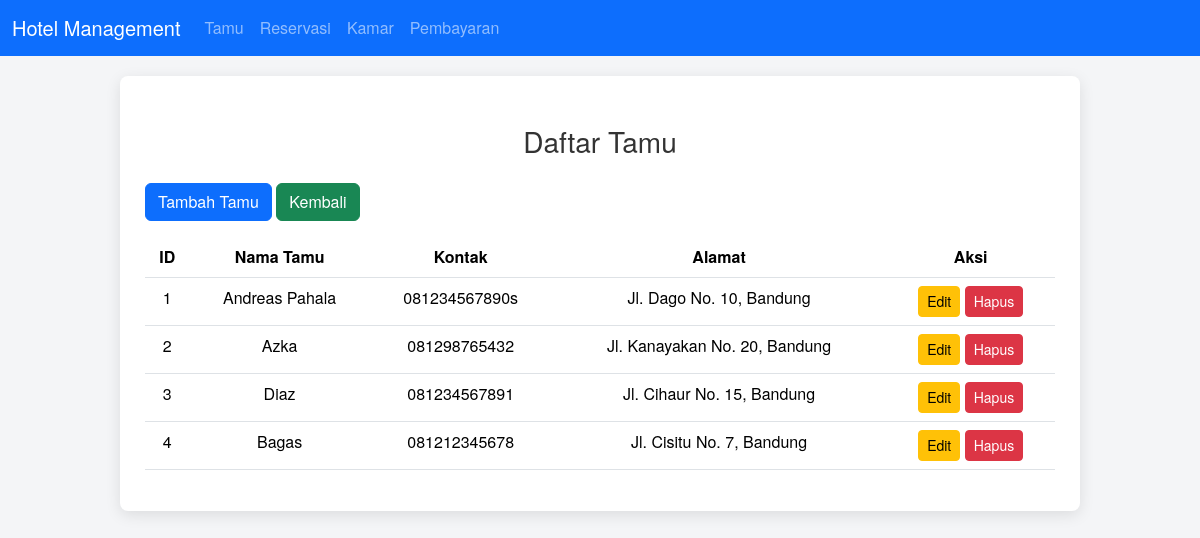
The page /tamu on the database its author committed.
### tables this page shows
CREATE TABLE `tamu` (
  `id_tamu` int NOT NULL,
  `nama_tamu` varchar(100) NOT NULL,
  `kontak_tamu` varchar(15) DEFAULT NULL,
  `alamat_tamu` text
);

### app/controllers/TamuController.php (called while the page is built, shortened)
<?php
include_once 'app/models/TamuModel.php';
class TamuController {
    private $model;
    public function __construct($db) {
        $this->model = new TamuModel($db);
    }
    public function index() {
        $result = $this->model->getAll();
        include 'app/views/tamu/index.php';
    }
}
?>

### app/models/TamuModel.php (called while the page is built, shortened)
<?php
class TamuModel {
    private $conn;
    private $table = 'tamu';
    public function __construct($db) {
        $this->conn = $db;
    }
    public function getAll() {
        $query = "SELECT * FROM " . $this->table;
        $stmt = $this->conn->prepare($query);
        $stmt->execute();
        return $stmt;
    }
}
?>

### app/views/tamu/index.php (the view)
<?php include 'app/templates/header.php'; ?>
<h3 class="text-center my-4">Daftar Tamu</h3>
<div class="mb-3">
    <a href="<?php echo BASE_URL; ?>tamu/tambah" class="btn btn-primary">Tambah Tamu</a>
    <a href="<?php echo BASE_URL; ?>" class="btn btn-success">Kembali</a>
</div>
<table class="table table-hover text-center">
    <thead>
        <tr>
        <th>ID</th>
            <th>Nama Tamu</th>
            <th>Kontak</th>
            <th>Alamat</th>
            <th>Aksi</th>
        </tr>
    </thead>
    <tbody>
        <?php while ($row = $result->fetch(PDO::FETCH_ASSOC)): ?>
            <tr>
                <td><?php echo $row['id_tamu']; ?></td>
                <td><?php echo $row['nama_tamu']; ?></td>
                <td><?php echo $row['kontak_tamu']; ?></td>
                <td><?php echo $row['alamat_tamu']; ?></td>
                <td>
                    <a href="<?php echo BASE_URL; ?>tamu/edit/<?php echo $row['id_tamu']; ?>" class="btn btn-warning btn-sm">Edit</a>
                    <a href="<?php echo BASE_URL; ?>tamu/hapus/<?php echo $row['id_tamu']; ?>" class="btn btn-danger btn-sm" onclick="return confirm('Yakin ingin menghapus?')">Hapus</a>
                </td>
            </tr>
        <?php endwhile; ?>
    </tbody>
</table>
<?php include 'app/templates/footer.php'; ?>

### public/assets/css/styles.css (style rules this page uses)
body { font-family: 'Helvetica Neue', Arial, sans-serif; background-color: #f4f5f7; margin: 0; padding: 0; color: #333; }

### rows shown on the page
tamu: id_tamu "1", nama_tamu "Andreas Pahala", kontak_tamu "081234567890s", alamat_tamu "Jl. Dago No. 10, Bandung"
tamu: id_tamu "2", nama_tamu "Azka", kontak_tamu "081298765432", alamat_tamu "Jl. Kanayakan No. 20, Bandung"
tamu: id_tamu "3", nama_tamu "Diaz", kontak_tamu "081234567891", alamat_tamu "Jl. Cihaur No. 15, Bandung"
tamu: id_tamu "4", nama_tamu "Bagas", kontak_tamu "081212345678", alamat_tamu "Jl. Cisitu No. 7, Bandung"
